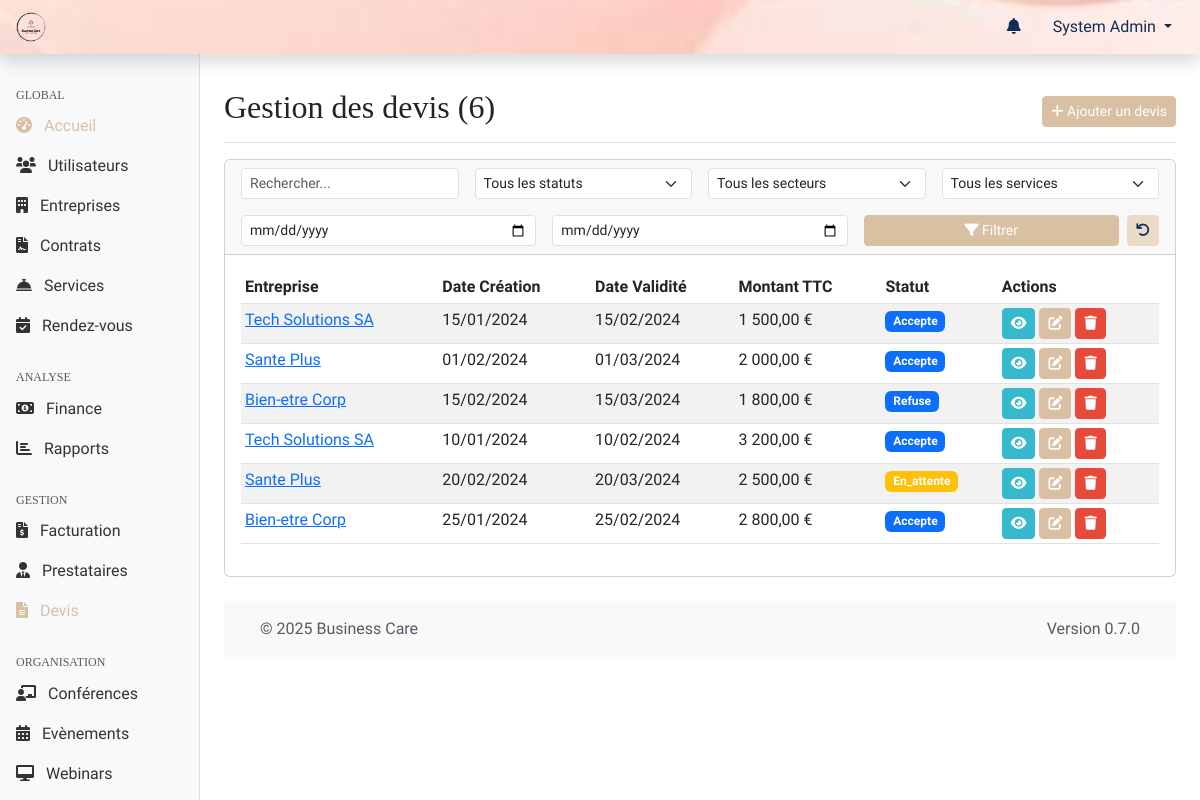
The page /web-admin/modules/quotes/index.php (signed in) on the database as committed earlier.
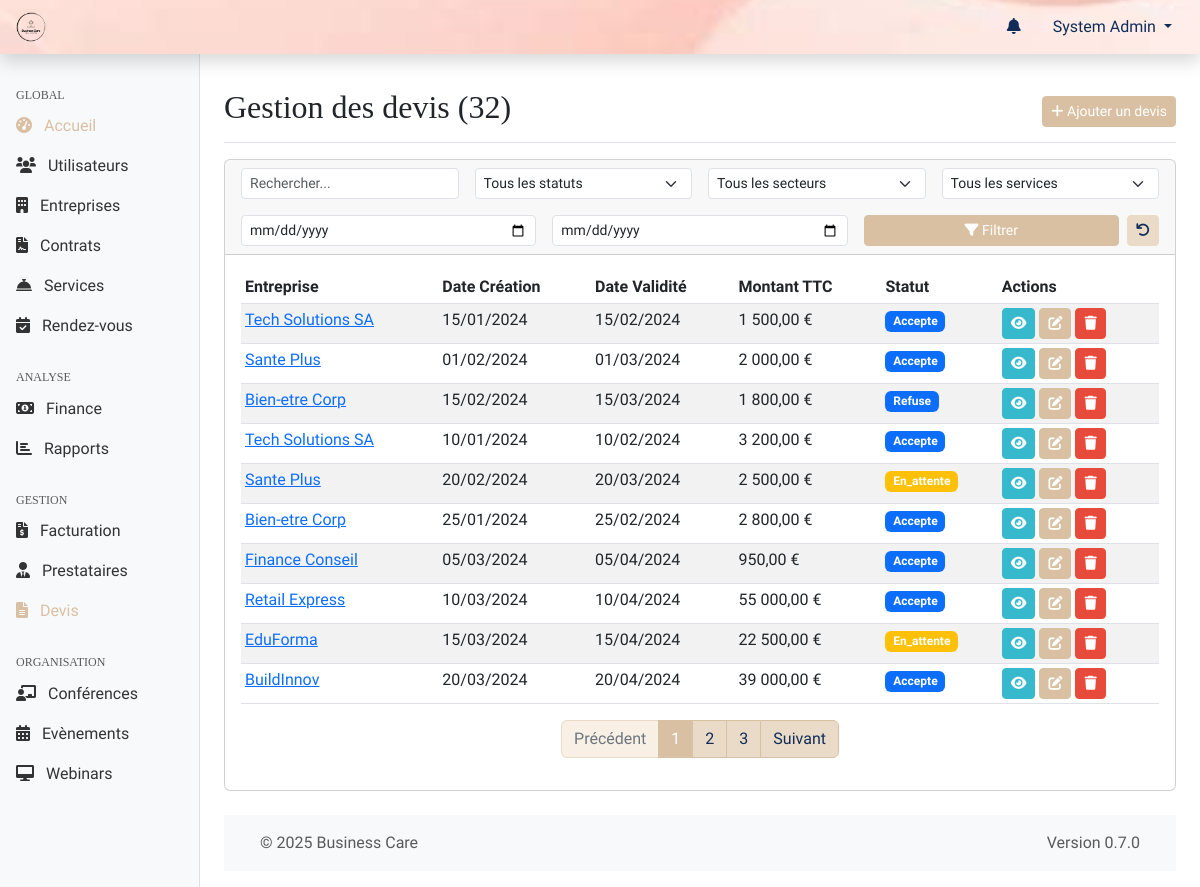
The same page on the database as committed later.
### tables this page shows
CREATE TABLE devis (
    id INT PRIMARY KEY AUTO_INCREMENT,
    entreprise_id INT NOT NULL,
    service_id INT NULL,
    nombre_salaries_estimes INT NULL,
    est_personnalise BOOLEAN DEFAULT FALSE,
    notes_negociation TEXT NULL,
    date_creation DATE NOT NULL,
    date_validite DATE,
    montant_total DECIMAL(10,2) NOT NULL,
    montant_ht DECIMAL(10,2),
    tva DECIMAL(5,2),
    statut ENUM('en_attente', 'accepte', 'refuse', 'expire') DEFAULT 'en_attente',
    conditions_paiement TEXT,
    delai_paiement INT,
    created_at TIMESTAMP DEFAULT CURRENT_TIMESTAMP,
    updated_at TIMESTAMP DEFAULT CURRENT_TIMESTAMP ON UPDATE CURRENT_TIMESTAMP,
    FOREIGN KEY (entreprise_id) REFERENCES entreprises(id),
    FOREIGN KEY (service_id) REFERENCES services(id),
    INDEX idx_dates (date_creation, date_validite),
    INDEX idx_statut (statut),
    INDEX idx_service (service_id)
);

CREATE TABLE entreprises (
    id INT PRIMARY KEY AUTO_INCREMENT,
    nom VARCHAR(255) NOT NULL,
    siret VARCHAR(14) UNIQUE,
    adresse TEXT,
    code_postal VARCHAR(10),
    ville VARCHAR(100),
    telephone VARCHAR(20),
    email VARCHAR(255),
    site_web VARCHAR(255),
    logo_url VARCHAR(255),
    taille_entreprise ENUM('1-10', '11-50', '51-200', '201-500', '500+') NULL DEFAULT NULL,
    secteur_activite VARCHAR(100),
    date_creation DATE,
    created_at TIMESTAMP DEFAULT CURRENT_TIMESTAMP,
    updated_at TIMESTAMP DEFAULT CURRENT_TIMESTAMP ON UPDATE CURRENT_TIMESTAMP,
    INDEX idx_siret (siret),
    INDEX idx_ville (ville)
);

### web-admin/includes/page_functions/modules/quotes.php (called while the page is built, shortened)
<?php
function quotesGetList($page = 1, $perPage = DEFAULT_ITEMS_PER_PAGE, $search = '', $status = '', $sector = '', $startDate = '', $endDate = '', $serviceId = 0, $orderBy = 'd.created_at DESC') {
    $whereClauses = ['1=1'];
    $params = [];
    $whereSql = implode(' AND ', $whereClauses);
    $baseSql = "FROM " . TABLE_QUOTES . " d LEFT JOIN " . TABLE_COMPANIES . " e ON d.entreprise_id = e.id WHERE {$whereSql}";
    $countSql = "SELECT COUNT(d.id) " . $baseSql;
    $totalItems = executeQuery($countSql, $params)->fetchColumn();
    $totalPages = ceil($totalItems / $perPage);
    $page = max(1, min($page, (int)$totalPages));
    $offset = ($page - 1) * $perPage;
    $sql = "SELECT d.*, e.nom as nom_entreprise " . $baseSql . " ORDER BY {$orderBy} LIMIT ?, ?";
    $params[] = $offset;
    $params[] = $perPage;
    $items = executeQuery($sql, $params)->fetchAll();
    return [
        'items' => $items,
        'currentPage' => $page,
        'totalPages' => $totalPages,
        'totalItems' => $totalItems,
        'perPage' => $perPage
    ];
}
?>

### shared/web-admin/db.php (called while the page is built, shortened)
<?php
function getDbConnection()
{
    static $pdo = null;
    if ($pdo === null) {
        $dsn = "mysql:host=" . DB_HOST . ";dbname=" . DB_NAME . ";charset=" . DB_CHARSET;
        $options = [
            PDO::ATTR_ERRMODE => PDO::ERRMODE_EXCEPTION,
            PDO::ATTR_DEFAULT_FETCH_MODE => PDO::FETCH_ASSOC,
            PDO::ATTR_EMULATE_PREPARES => false,
        ];
        try {
            $pdo = new PDO($dsn, DB_USER, DB_PASS, $options);
        } catch (PDOException $e) {
            die("[FAILURE] Connexion à la base de données impossible. Veuillez réessayer plus tard. ERREUR: " . $e->getMessage());
        }
    }
    return $pdo;
}
function executeQuery($sql, $params = [])
{
    try {
        $pdo = getDbConnection();
        $stmt = $pdo->prepare($sql);
        $stmt->execute($params);
        return $stmt;
    } catch (PDOException $e) {
        die("[FAILURE] Impossible d'exécuter la requête: " . $e->getMessage());
    }
}

### web-admin/modules/quotes/index.php (the view, shortened to what the changed rows need)
<?php
require_once '../../includes/page_functions/modules/quotes.php';
$queryData = getQueryData();
$page = $queryData['page'] ?? 1;
$search = $queryData['search'] ?? '';
$status = $queryData['status'] ?? '';
$sector = $queryData['sector'] ?? '';
$startDate = $queryData['startDate'] ?? '';
$endDate = $queryData['endDate'] ?? '';
$serviceId = $queryData['serviceId'] ?? 0;
$result = quotesGetList($page, DEFAULT_ITEMS_PER_PAGE, $search, $status, $sector, $startDate, $endDate, $serviceId);
$quotes = $result['items'];
$totalPages = $result['totalPages'];
$totalItems = $result['totalItems'];
$currentPage = $result['currentPage'];
$itemsPerPage = $result['perPage'];
$pageTitle = "Gestion des devis ({$totalItems})";
include_once '../../templates/header.php';
?>
<div class="container-fluid">
    <div class="row">
        <main class="col-md-9 ms-sm-auto col-lg-10 px-md-4">
            <div class="d-flex justify-content-between flex-wrap flex-md-nowrap align-items-center pt-3 pb-2 mb-3 border-bottom">
                <h1 class="h2"><?php echo $pageTitle; ?></h1>
                <div class="btn-toolbar mb-2 mb-md-0">
                    <a href="<?php echo WEBADMIN_URL; ?>/modules/quotes/add.php" class="btn btn-sm btn-primary">
                    </a>
                </div>
            </div>
            <div class="card mb-4">
                <div class="card-body">
                    <?php if (count($quotes) > 0): ?>
                        <div class="table-responsive">
                            <table class="table table-striped table-hover table-sm">
                                <thead>
                                    <tr>
                                        <th>Entreprise</th>
                                        <th>Date Création</th>
                                        <th>Date Validité</th>
                                        <th>Montant TTC</th>
                                        <th>Statut</th>
                                        <th>Actions</th>
                                    </tr>
                                </thead>
                                <tbody>
                                    <?php foreach ($quotes as $quote): ?>
                                        <tr>
                                            <td>
                                                <?php if ($quote['entreprise_id']): ?>
                                                <a href="<?php echo WEBADMIN_URL; ?>/modules/companies/view.php?id=<?php echo $quote['entreprise_id']; ?>">
                                                    <?php echo htmlspecialchars($quote['nom_entreprise']); ?>
                                                </a>
                                                <?php else: ?>
                                                    N/A
                                                <?php endif; ?>
                                            </td>
                                            <td><?php echo formatDate($quote['date_creation'], 'd/m/Y'); ?></td>
                                            <td><?php echo formatDate($quote['date_validite'], 'd/m/Y'); ?></td>
                                            <td><?php echo formatMoney($quote['montant_total']); ?></td>
                                            <td><?php echo getStatusBadge($quote['statut']); ?></td>
                                            <td class="table-actions">
                                                <a href="<?php echo WEBADMIN_URL; ?>/modules/quotes/view.php?id=<?php echo $quote['id']; ?>" class="btn btn-sm btn-info" data-bs-toggle="tooltip" title="Voir">
                                                    <i class="fas fa-eye"></i>
                                                </a>
                                                <a href="<?php echo WEBADMIN_URL; ?>/modules/quotes/edit.php?id=<?php echo $quote['id']; ?>" class="btn btn-sm btn-primary" data-bs-toggle="tooltip" title="Modifier">
                                                    <i class="fas fa-edit"></i>
                                                </a>
                                                 <form method="POST" action="<?php echo WEBADMIN_URL; ?>/modules/quotes/delete.php" style="display: inline;">
                                                     <button type="submit" class="btn btn-sm btn-danger btn-delete" data-bs-toggle="tooltip" title="Supprimer">
                                                         <i class="fas fa-trash"></i>
                                                     </button>
                                                 </form>
                                            </td>
                                        </tr>
                                    <?php endforeach; ?>
                                </tbody>
                            </table>
                        </div>
                        <?php
                        $paginationInfo = [
                            'currentPage' => $currentPage,
                            'totalPages' => $totalPages,
                            'totalItems' => $totalItems,
                            'itemsPerPage' => $itemsPerPage
                        ];
                        $urlParams = $queryData;
                        unset($urlParams['page'], $urlParams['action'], $urlParams['id']);
                        $urlPattern = WEBADMIN_URL . '/modules/quotes/index.php?' . http_build_query(array_filter($urlParams)) . '&page={page}';
                        ?>
                        <div class="d-flex justify-content-center">
                            <?php echo renderPagination($paginationInfo, $urlPattern); ?>
                        </div>
                    <?php endif; ?>
                </div>
            </div>
            <?php include_once '../../templates/footer.php'; ?>
        </main>
    </div>
</div>

### shared/web-admin/functions.php (shortened to what the changed rows need)
<?php
require_once 'db.php';
function formatDate($date, $format = DEFAULT_DATE_FORMAT)
{
    $timestamp = strtotime($date);
    return date($format, $timestamp);
}
function formatMoney($amount, $currency = DEFAULT_CURRENCY)
{
    return number_format($amount, 2, ',', ' ') . ' ' . $currency;
}
function sanitizeInput($input)
{
    return $input;
}
function getQueryData()
{
    return sanitizeInput($_GET);
}
function getStatusBadge($status)
{
    $badges = [
        'actif' => 'success',
        'inactif' => 'danger',
        'en_attente' => 'warning',
        'suspendu' => 'secondary',
        'expiré' => 'danger',
        'résilié' => 'danger',
        'accepté' => 'success',
        'refusé' => 'danger',
        'confirmé' => 'success',
        'annulé' => 'danger',
        'terminé' => 'secondary',
        'planifié' => 'primary',
        'no_show' => 'danger',
        'payée' => 'success',
        'impayée' => 'danger',
        'retard' => 'warning'
    ];
    $class = isset($badges[$status]) ? $badges[$status] : 'primary';
    return '<span class="badge bg-' . $class . '">' . ucfirst($status) . '</span>';
}
function renderPagination($pagination, $urlPattern)
{
    if ($pagination['totalPages'] <= 1) return '';
    $html = '<nav aria-label="Page navigation"><ul class="pagination">';
    $prevDisabled = $pagination['currentPage'] <= 1 ? ' disabled' : '';
    $prevUrl = str_replace('{page}', $pagination['currentPage'] - 1, $urlPattern);
    $html .= '<li class="page-item' . $prevDisabled . '"><a class="page-link" href="' . $prevUrl . '">Précédent</a></li>';
    $startPage = max(1, $pagination['currentPage'] - 2);
    $endPage = min($pagination['totalPages'], $pagination['currentPage'] + 2);
    for ($i = $startPage; $i <= $endPage; $i++) {
        $active = $i == $pagination['currentPage'] ? ' active' : '';
        $url = str_replace('{page}', $i, $urlPattern);
        $html .= '<li class="page-item' . $active . '"><a class="page-link" href="' . $url . '">' . $i . '</a></li>';
    }
    $nextDisabled = $pagination['currentPage'] >= $pagination['totalPages'] ? ' disabled' : '';
    $nextUrl = str_replace('{page}', $pagination['currentPage'] + 1, $urlPattern);
    $html .= '<li class="page-item' . $nextDisabled . '"><a class="page-link" href="' . $nextUrl . '">Suivant</a></li>';
    $html .= '</ul></nav>';
    return $html;
}

Rows that differ between the two databases and show on the page:
added devis: entreprise.nom "Finance Conseil", date_creation "05/03/2024", date_validite "05/04/2024", montant_total "950,00 €", statut "Accepte"
added devis: entreprise.nom "Retail Express", date_creation "10/03/2024", date_validite "10/04/2024", montant_total "55 000,00 €", statut "Accepte"
added devis: entreprise.nom "EduForma", date_creation "15/03/2024", date_validite "15/04/2024", montant_total "22 500,00 €", statut "En_attente"
added devis: entreprise.nom "BuildInnov", date_creation "20/03/2024", date_validite "20/04/2024", montant_total "39 000,00 €", statut "Accepte"
Other text that changed with them:
$pageTitle: "Gestion des devis (6)" → "Gestion des devis (32)"
text now shown: "Précédent Suivant"
new list line: "2"
new list line: "3"
